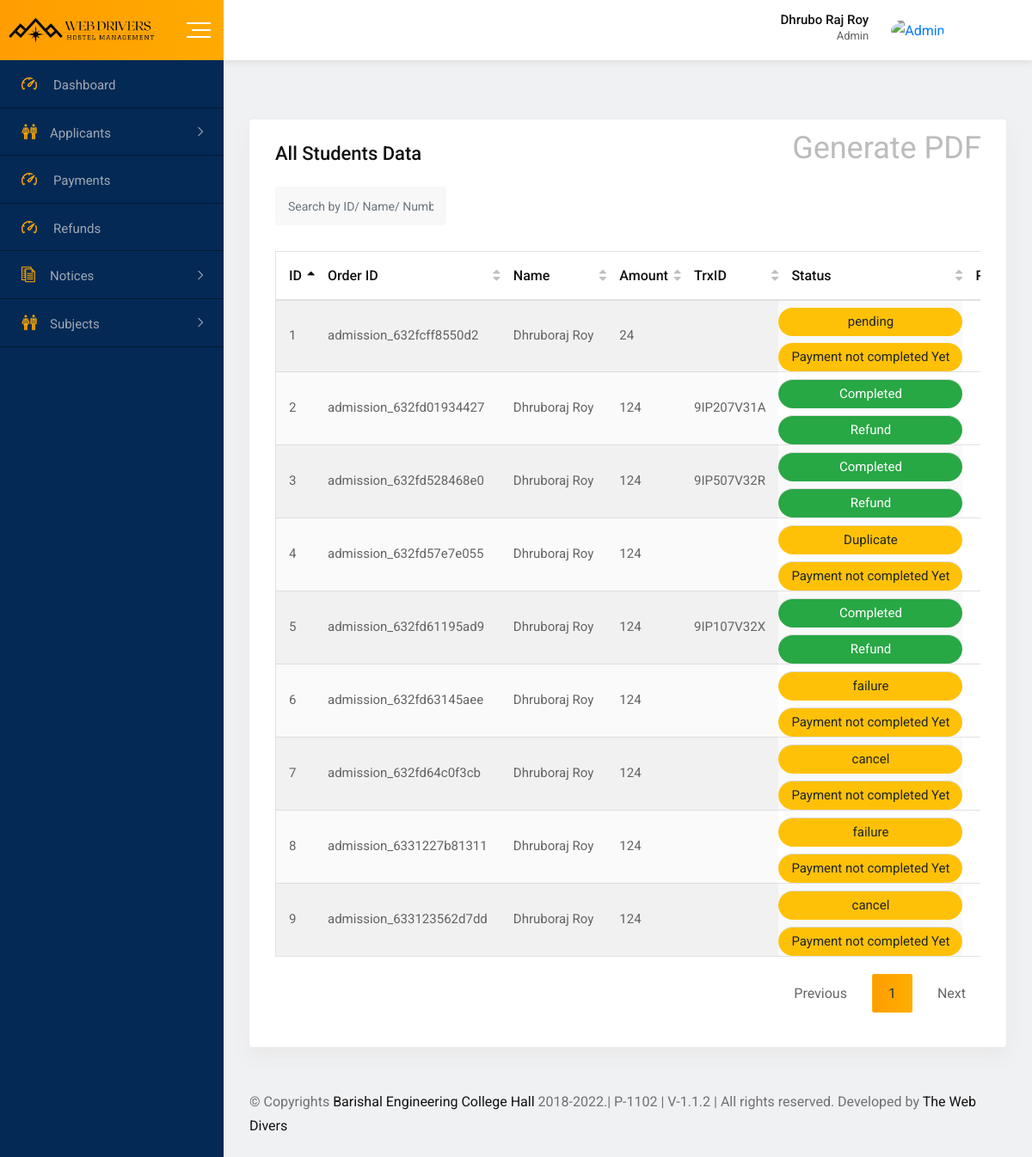
The page /webadmin/payments.php (signed in) on the database its author committed.
### tables this page shows
CREATE TABLE `bkash_online_payment` (
  `id` int(11) NOT NULL,
  `tran_id` varchar(50) NOT NULL,
  `user_id` varchar(20) NOT NULL,
  `bkash_payment_id` varchar(100) NOT NULL,
  `customerMsisdn` varchar(20) NOT NULL,
  `trxID` varchar(20) NOT NULL,
  `amount` int(11) NOT NULL,
  `statusMessage` varchar(50) NOT NULL,
  `added_on` varchar(50) NOT NULL,
  `updated_on` varchar(20) NOT NULL,
  `status` varchar(20) NOT NULL
);

CREATE TABLE `applicants` (
  `id` varchar(20) NOT NULL,
  `first_name` varchar(50) NOT NULL,
  `last_name` varchar(30) NOT NULL,
  `roll` varchar(20) NOT NULL,
  `class_roll` varchar(10) NOT NULL,
  `fName` varchar(50) NOT NULL,
  `mName` varchar(50) NOT NULL,
  `phoneNumber` varchar(15) NOT NULL,
  `presentAddress` varchar(255) NOT NULL,
  `permanentAddress` varchar(255) NOT NULL,
  `dob` varchar(20) NOT NULL,
  `gender` varchar(10) NOT NULL,
  `religion` varchar(20) NOT NULL,
  `birthId` text NOT NULL,
  `quota` varchar(20) NOT NULL,
  `bloodGroup` varchar(20) NOT NULL,
  `examRoll` varchar(20) NOT NULL,
  `merit` varchar(20) NOT NULL,
  `legalGuardianName` varchar(50) NOT NULL,
  `legalGuardianRelation` varchar(50) NOT NULL,
  `password` varchar(100) NOT NULL,
  `email` varchar(50) NOT NULL,
  `code` varchar(11) NOT NULL,
  `image` varchar(255) NOT NULL,
  `final_submit` int(2) NOT NULL,
  `last_notification` varchar(20) NOT NULL,
  `status` int(3) NOT NULL
);

### webadmin/payments.php (the view, shortened to what this page needs)
<?php
include('header.php');
$sql="select bkash_online_payment.*, applicants.first_name, applicants.last_name  from bkash_online_payment,applicants where bkash_online_payment.user_id=applicants.id";
$res=mysqli_query($con,$sql);
?>
<div class="dashboard-content-one">
    <div class="breadcrumbs-area">
    </div>
    <div class="card height-auto">
        <div class="card-body">
            <div class="heading-layout1">
                <div class="item-title">
                    <h3>All Students Data</h3>
                </div>
                <div class="dropdown show">
                    <a class="dropdown-toggle" href="../pdf/list.php" aria-expanded="true">Generate PDF</a>
                </div>
            </div>
            <form class="mg-b-20">
                <div class="row gutters-8">
                    <div class="col-3-xxxl col-xl-3 col-lg-3 col-12 form-group">
                        <input type="text" placeholder="Search by ID/ Name/ Number ..." class="form-control"
                            id="myInput">
                    </div>
                </div>
            </form>
            <div class="table-responsive">
                <table class="table display data-table text-nowrap">
                    <thead>
                        <tr>
                            <th>ID</th>
                            <th>Order ID</th>
                            <th>Name</th>
                            <th>Amount</th>
                            <th>TrxID</th>
                            <th>Status</th>
                            <th>Refund</th>
                        </tr>
                    </thead>
                    <tbody id="myTable">
                    <?php if(mysqli_num_rows($res)>0){
                        $i=1;
                        while($row=mysqli_fetch_assoc($res)){
                        ?>
                        <tr role="row" class="odd">
                            <td class="sorting_1 dtr-control"><?php echo $i?></td>
                            <td class="sorting_1 dtr-control"><?php echo $row['tran_id']?></td>
                            <td class="sorting_1 dtr-control"><?php echo $row['first_name']." ".$row['last_name']?></td>
                            <td class="sorting_1 dtr-control"><?php echo $row['amount']?></td>
                            <td class="sorting_1 dtr-control"><?php echo $row['trxID']?></td>
                            <?php if($row['status']=="Completed"){?>
                                <td class="dtr-control badge badge-pill badge-success d-block mg-t-8"><?php echo $row['status']?></td>
                            <?php }elseif($row['status']=="Failed"){?>
                                <td class="badge badge-pill badge-danger d-block mg-t-8"><?php echo $row['status']?></td>
                            <?php }else{?>
                                <td class="badge badge-pill badge-warning d-block mg-t-8"><?php echo $row['status']?></td>
                            <?php }?>
                            <?php if($row['status']=="Completed"){?>
                                <td class="dtr-control badge badge-pill badge-success d-block mg-t-8">Refund</td>
                            <?php }else{?>
                                <td class="badge badge-pill badge-warning d-block mg-t-8">Payment not completed Yet</td>
                            <?php }?>
                        </tr>
                        <?php
                           $i++;
                           } } else { ?>
                        <tr>
                            <td colspan="5">No data found</td>
                        </tr>
                        <?php } ?>
                </table>
            </div>
        </div>
    </div>
    <?php include('footer.php');?>

### webadmin/header.php (shortened to what this page needs)
<?php
   require('../inc/connection.inc.php');
   ?>
<!doctype html>
<html class="no-js" lang="">
   <head>
      <link rel="stylesheet" href="css/normalize.css">
      <link rel="stylesheet" href="css/main.css">
      <link rel="stylesheet" href="css/bootstrap.min.css">
      <link rel="stylesheet" href="css/all.min.css">
      <link rel="stylesheet" href="fonts/flaticon.css">
      <link rel="stylesheet" href="css/fullcalendar.min.css">
      <link rel="stylesheet" href="css/animate.min.css">
      <link rel="stylesheet" href="css/select2.min.css">
      <link rel="stylesheet" href="css/jquery.dataTables.min.css">
      <link rel="stylesheet" href="css/datepicker.min.css">
      <link rel="stylesheet" href="https://cdnjs.cloudflare.com/ajax/libs/font-awesome/6.1.2/css/fontawesome.min.css" />
      <link href="https://cdn.jsdelivr.net/npm/summernote@0.8.18/dist/summernote-bs4.min.css" rel="stylesheet">
      <link rel="stylesheet" href="css/toastr.min.css">
      <link rel="stylesheet" href="css/style.css">
      <link rel="stylesheet" href="css/custom.css">
      <link rel="stylesheet" href="css/invoice.css">
   </head>
   <body>
      <div id="wrapper" class="wrapper bg-ash">
      <div class="navbar navbar-expand-md header-menu-one bg-light">
         <div class="nav-bar-header-one">
            <div class="header-logo">
               <a href="index.php">
               <img src="img/logo.png" alt="logo" width="172px">
               </a>
            </div>
            <div class="toggle-button sidebar-toggle">
               <button type="button" class="item-link">
               <span class="btn-icon-wrap">
               <span></span>
               <span></span>
               <span></span>
               </span>
               </button>
            </div>
         </div>
         <div class="header-main-menu collapse navbar-collapse" id="mobile-navbar">
            <ul class="navbar-nav">
               <li class="navbar-item header-search-bar">
                  <div class="input-group stylish-input-group">
                     <span class="input-group-addon">
                     </span>
                  </div>
               </li>
            </ul>
            <?php
               $uid=$_SESSION['ADMIN_ID'];
               $sql="select * from `admin` where id='$uid'";
               $row=mysqli_fetch_assoc(mysqli_query($con,$sql));
               ?>
            <ul class="navbar-nav">
               <li class="navbar-item dropdown header-admin">
                  <a class="navbar-nav-link dropdown-toggle" href="#" role="button" data-toggle="dropdown"
                     aria-expanded="false">
                     <div class="admin-title">
                        <h5 class="item-title"><?php echo $row['name']?></h5>
                        <span>Admin</span>
                     </div>
                     <div class="admin-img">
                        <img src="<?php echo STUDENT_IMAGE.$row['image']?>" alt="Admin">
                     </div>
                  </a>
               </li>
               <li class="navbar-item dropdown header-notification">
                  <a class="navbar-nav-link dropdown-toggle" onclick="read_notification('<?php echo time()?>')"
                     role="button" data-toggle="dropdown" aria-expanded="false">
                     <i class="far fa-bell"></i>
                  </a>
               </li>
            </ul>
         </div>
      </div>
      <div class="dashboard-page-one">
      <div class="sidebar-main sidebar-menu-one sidebar-expand-md sidebar-color">
         <div class="sidebar-menu-content">
            <ul class="nav nav-sidebar-menu sidebar-toggle-view">
               <li class="nav-item">
                  <a href="index" class="nav-link <?php ?>">
                     <i class="flaticon-dashboard"></i>
                     <span>Dashboard</span>
                  </a>
               </li>
               <li class="nav-item sidebar-nav-item">
                  <a href="#" class="nav-link"><i class="flaticon-classmates"></i><span>Applicants</span></a>
               </li>
               <li class="nav-item">
                  <a href="payments" class="nav-link <?php ?>">
                     <i class="flaticon-dashboard"></i>
                     <span>Payments</span>
                  </a>
               </li>
               <li class="nav-item">
                  <a href="refunds" class="nav-link <?php ?>">
                     <i class="flaticon-dashboard"></i>
                     <span>Refunds</span>
                  </a>
               </li>
               <li class="nav-item sidebar-nav-item">
                     <a href="#" class="nav-link"><i class="flaticon-script"></i><span>Notices</span></a>
               </li>
               <li class="nav-item sidebar-nav-item">
                  <a href="#" class="nav-link"><i class="flaticon-classmates"></i><span>Subjects</span></a>
               </li>
            </ul>
         </div>
      </div>

### webadmin/footer.php (shortened to what this page needs)
<footer class="footer-wrap-layout1">
    <div class="copyright">© Copyrights <a href="#">Barishal Engineering College Hall </a> 2018-<?php echo date('Y')?>.| P-1102 | V-1.1.2 |
        All
        rights reserved. Developed by <a href="https://dhruborajroy.github.io/myPortfollioWebsite">The Web Divers</a></div>
</footer>
</div>
</div>
</div>
</body>
</html>

### webadmin/css/main.css (style rules this page uses)
html { color: #222; font-size: 1em; line-height: 1.4; }
audio, canvas, iframe, img, svg, video { vertical-align: middle; }

### rows shown on the page
bkash_online_payment: tran "admission_632fcff8550d2", applicants.first_name "Dhruboraj", applicants.last_name "Roy", amount "24", status "pending", shows "Payment not completed Yet"
bkash_online_payment: tran "admission_632fd01934427", applicants.first_name "Dhruboraj", applicants.last_name "Roy", amount "124", trxID "9IP207V31A", status "Completed", shows "Refund"
bkash_online_payment: tran "admission_632fd528468e0", applicants.first_name "Dhruboraj", applicants.last_name "Roy", amount "124", trxID "9IP507V32R", status "Completed", shows "Refund"
bkash_online_payment: tran "admission_632fd57e7e055", applicants.first_name "Dhruboraj", applicants.last_name "Roy", amount "124", status "Duplicate", shows "Payment not completed Yet"
bkash_online_payment: tran "admission_632fd61195ad9", applicants.first_name "Dhruboraj", applicants.last_name "Roy", amount "124", trxID "9IP107V32X", status "Completed", shows "Refund"
bkash_online_payment: tran "admission_632fd63145aee", applicants.first_name "Dhruboraj", applicants.last_name "Roy", amount "124", status "failure", shows "Payment not completed Yet"
bkash_online_payment: tran "admission_632fd64c0f3cb", applicants.first_name "Dhruboraj", applicants.last_name "Roy", amount "124", status "cancel", shows "Payment not completed Yet"
bkash_online_payment: tran "admission_6331227b81311", applicants.first_name "Dhruboraj", applicants.last_name "Roy", amount "124", status "failure", shows "Payment not completed Yet"
bkash_online_payment: tran "admission_633123562d7dd", applicants.first_name "Dhruboraj", applicants.last_name "Roy", amount "124", status "cancel", shows "Payment not completed Yet"

### other values the page prints
$row['name'] "Dhrubo Raj Roy"
